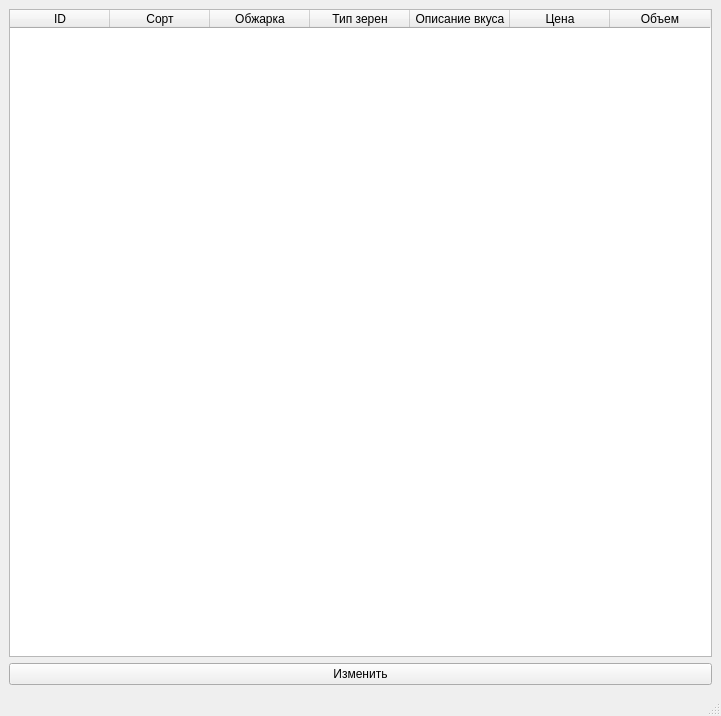
<?xml version="1.0" encoding="UTF-8"?>
<ui version="4.0">
 <class>MainWindow</class>
 <widget class="QMainWindow" name="MainWindow">
  <property name="geometry">
   <rect>
    <x>0</x>
    <y>0</y>
    <width>721</width>
    <height>716</height>
   </rect>
  </property>
  <property name="windowTitle">
   <string>Каппучино</string>
  </property>
  <widget class="QWidget" name="centralwidget">
   <layout class="QVBoxLayout" name="verticalLayout">
    <item>
     <widget class="QTableWidget" name="tableWidget">
      <column>
       <property name="text">
        <string>ID</string>
       </property>
      </column>
      <column>
       <property name="text">
        <string>Сорт</string>
       </property>
      </column>
      <column>
       <property name="text">
        <string>Обжарка</string>
       </property>
      </column>
      <column>
       <property name="text">
        <string>Тип зерен</string>
       </property>
      </column>
      <column>
       <property name="text">
        <string>Описание вкуса</string>
       </property>
      </column>
      <column>
       <property name="text">
        <string>Цена</string>
       </property>
      </column>
      <column>
       <property name="text">
        <string>Объем</string>
       </property>
      </column>
     </widget>
    </item>
    <item>
     <widget class="QPushButton" name="pushButton">
      <property name="text">
       <string>Изменить</string>
      </property>
     </widget>
    </item>
   </layout>
  </widget>
  <widget class="QMenuBar" name="menubar">
   <property name="geometry">
    <rect>
     <x>0</x>
     <y>0</y>
     <width>721</width>
     <height>21</height>
    </rect>
   </property>
  </widget>
  <widget class="QStatusBar" name="statusbar"/>
 </widget>
 <resources/>
 <connections/>
</ui>
